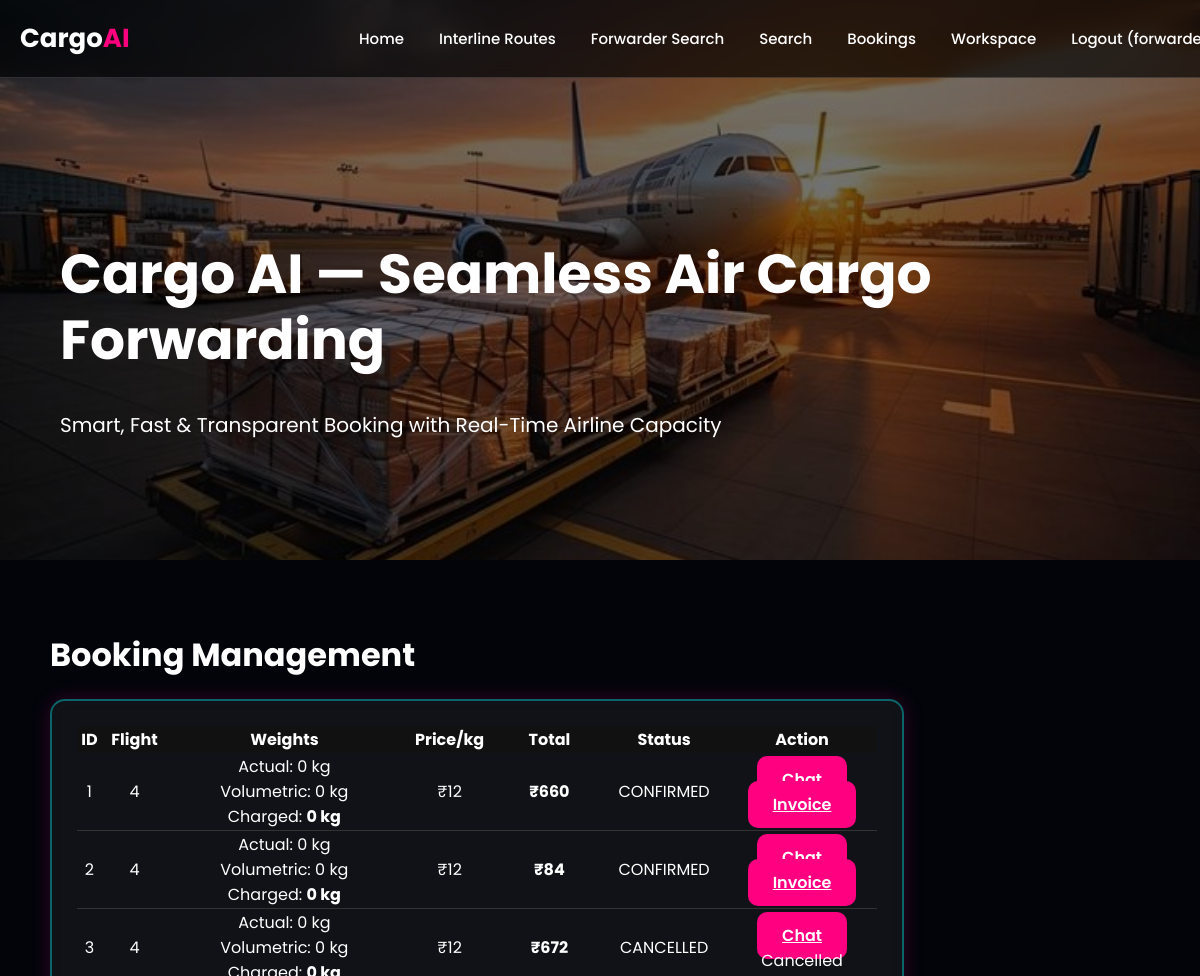
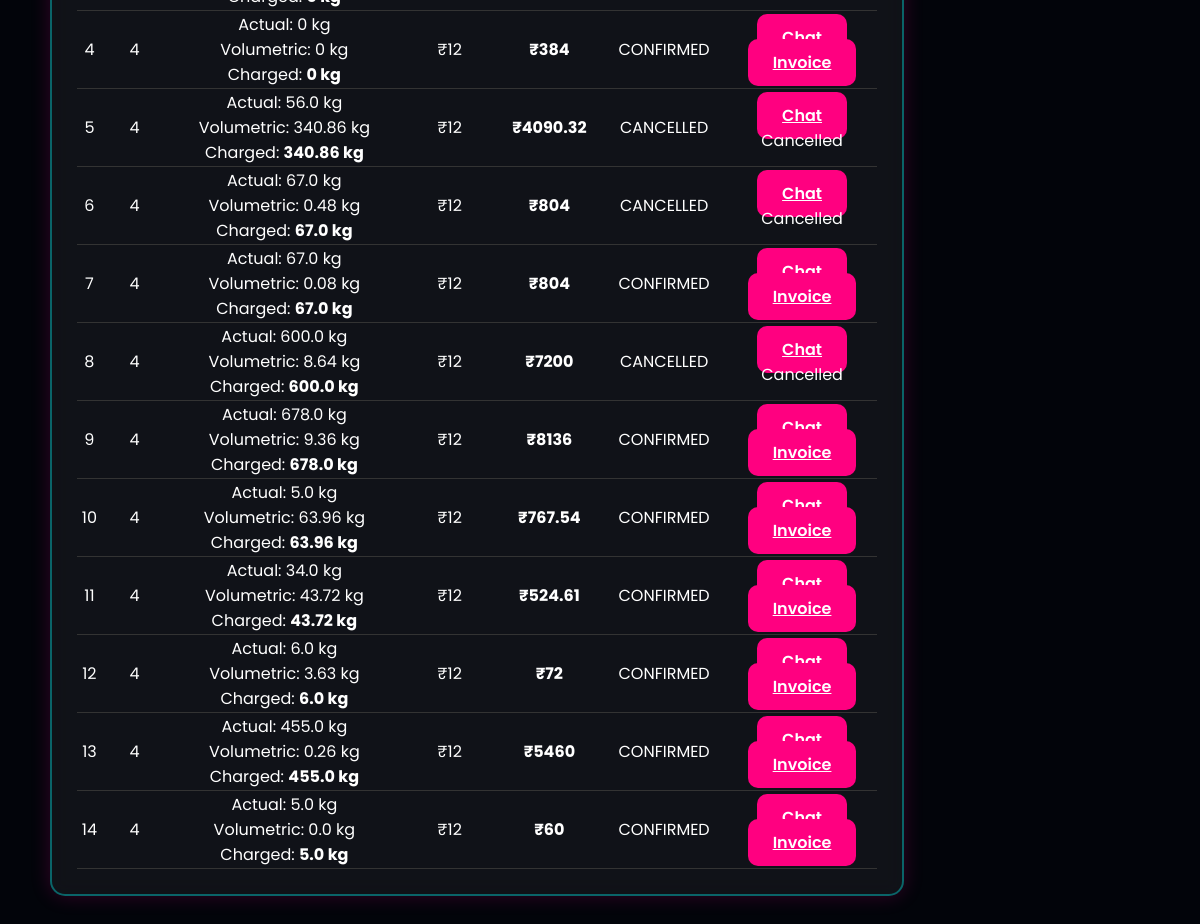
The app's page /bookings (signed in) with its own data (2 pictures, top to bottom).
### tables this page shows
CREATE TABLE bookings (
            id INTEGER PRIMARY KEY AUTOINCREMENT,
            user_id INTEGER,
            flight_id INTEGER,
            weight INTEGER,
            status TEXT,
            expires_at INTEGER,
            price INTEGER,
            total INTEGER,
            payment_status TEXT DEFAULT 'UNPAID'
        , actual_weight REAL, volumetric_weight REAL, chargeable_weight REAL, length REAL, width REAL, height REAL);

### app.py (the view)
@app.route("/bookings")
def bookings_view():
    if not is_logged_in():
        return redirect("/login")
    db = get_db()
    import time
    now = int(time.time())
    expired = db.execute(
        "SELECT * FROM bookings WHERE status='HOLD' AND expires_at < ?",
        (now,)
    ).fetchall()
    for b in expired:
        flight = db.execute("SELECT * FROM flights WHERE id=?", (b["flight_id"],)).fetchone()
        restored = flight["capacity"] + b["weight"]
        db.execute("UPDATE flights SET capacity=? WHERE id=?", (restored, b["flight_id"]))
        db.execute("UPDATE bookings SET status='CANCELLED' WHERE id=?", (b["id"],))
    db.commit()
    bookings = db.execute("SELECT * FROM bookings").fetchall()
    return render_template("booking_management.html", bookings=bookings)

### app.py (called while the page is built)
def is_logged_in():
    return "user_id" in session

### database.py (called while the page is built)
def get_db():
    db = getattr(g, "_database", None)
    if db is None:
        db = g._database = sqlite3.connect(DATABASE)
        db.row_factory = sqlite3.Row
    return db

### templates/booking_management.html
{% extends "base.html" %}
{% block content %}
<h1 class="page-title">Booking Management</h1>
<div class="neon-box">
<table style="width:100%; color:white; border-collapse: collapse;">
    <tr style="background:#111;">
        <th>ID</th>
        <th>Flight</th>
        <th>Weights</th>
        <th>Price/kg</th>
        <th>Total</th>
        <th>Status</th>
        <th>Action</th>
    </tr>
{% for b in bookings %}
<tr style="text-align:center; border-bottom:1px solid #333;">
    <td>{{ b['id'] }}</td>
    <td>{{ b['flight_id'] }}</td>
    <td>
        Actual: {{ b['actual_weight'] or 0 }} kg<br>
        Volumetric: {{ (b['volumetric_weight'] or 0)|round(2) }} kg<br>
        Charged: <b>{{ (b['chargeable_weight'] or 0)|round(2) }} kg</b>
    </td>
    <td>₹{{ b['price'] }}</td>
    <td><b>₹{{ (b['total'] or 0)|round(2) }}</b></td>
    <td>{{ b['status'] }}</td>
    <td>
        <a href="/chat/{{ b['id'] }}" class="neon-btn" style="margin-bottom:5px;">Chat</a>
        <br>
        {% if b['status'] == "CONFIRMED" %}
            <a href="/download_invoice/{{ b['id'] }}" class="neon-btn">Invoice</a>
        {% elif b['status'] == "HOLD" %}
            <form method="POST" action="/confirm_booking">
                <input type="hidden" name="id" value="{{ b['id'] }}">
                <button class="neon-btn">Confirm</button>
            </form>
        {% else %}
            Cancelled
        {% endif %}
    </td>
</tr>
{% endfor %}
</table>
</div>
{% endblock %}

### static/styles.css (style rules this page uses)
body { margin: 0; font-family: "Poppins", sans-serif; background: #0c0c0c; color: #fff; }
body { background: radial-gradient(circle at top, #0a0f24, #000); background-size: 400% 400%; animation: bgMove 12s ease infinite; color: white; font-family: 'Poppins', sans-serif; }
.neon-box { width: 800px; padding: 25px; margin-bottom: 40px; border-radius: 20px; background: rgba(255, 255, 255, 0.04); backdrop-filter: blur(15px); border: 2px solid rgba(0, 255, 255, 0.35); box-shadow: 0 0 20px rgba(0,255,255,0.25), 0 0 40px rgba(255,0,200,0.25); }
body { background: #02040a; color: white; font-family: 'Poppins', sans-serif; margin: 0; padding: 0; }
.neon-box { background: rgba(255,255,255,0.06); border-radius: 15px; padding: 25px; margin-bottom: 25px; backdrop-filter: blur(10px); box-shadow: 0 0 20px rgba(255, 0, 150, 0.2); }
.page-title { font-size: 32px; font-weight: 700; margin-bottom: 20px; }
.neon-btn { background: #ff007f; border: none; padding: 12px 25px; border-radius: 30px; color: white; font-weight: 600; cursor: pointer; transition: 0.3s; }
.neon-btn { background: #ff0080; padding: 12px 25px; color: white; border: none; border-radius: 10px; cursor: pointer; font-size: 16px; font-weight: 600; transition: 0.2s; }

### records on screen
bookings: id "1", flight_id "4", b "0", volumetric_weight "0", chargeable_weight "0", price "12", total "660", status "CONFIRMED"
bookings: id "2", flight_id "4", b "0", volumetric_weight "0", chargeable_weight "0", price "12", total "84", status "CONFIRMED"
bookings: id "3", flight_id "4", b "0", volumetric_weight "0", chargeable_weight "0", price "12", total "672", status "CANCELLED", shows "Cancelled"
bookings: id "4", flight_id "4", b "0", volumetric_weight "0", chargeable_weight "0", price "12", total "384", status "CONFIRMED"
bookings: id "5", flight_id "4", actual_weight "56.0", volumetric_weight "340.86", chargeable_weight "340.86", price "12", total "4090.32", status "CANCELLED", shows "Cancelled"
bookings: id "6", flight_id "4", actual_weight "67.0", volumetric_weight "0.48", chargeable_weight "67.0", price "12", total "804", status "CANCELLED", shows "Cancelled"
bookings: id "7", flight_id "4", actual_weight "67.0", volumetric_weight "0.08", chargeable_weight "67.0", price "12", total "804", status "CONFIRMED"
bookings: id "8", flight_id "4", actual_weight "600.0", volumetric_weight "8.64", chargeable_weight "600.0", price "12", total "7200", status "CANCELLED", shows "Cancelled"
bookings: id "9", flight_id "4", actual_weight "678.0", volumetric_weight "9.36", chargeable_weight "678.0", price "12", total "8136", status "CONFIRMED"
bookings: id "10", flight_id "4", actual_weight "5.0", volumetric_weight "63.96", chargeable_weight "63.96", price "12", total "767.54", status "CONFIRMED"
bookings: id "11", flight_id "4", actual_weight "34.0", volumetric_weight "43.72", chargeable_weight "43.72", price "12", total "524.61", status "CONFIRMED"
bookings: id "12", flight_id "4", actual_weight "6.0", volumetric_weight "3.63", chargeable_weight "6.0", price "12", total "72", status "CONFIRMED"
bookings: id "13", flight_id "4", actual_weight "455.0", volumetric_weight "0.26", chargeable_weight "455.0", price "12", total "5460", status "CONFIRMED"
bookings: id "14", flight_id "4", actual_weight "5.0", volumetric_weight "0.0", chargeable_weight "5.0", price "12", total "60", status "CONFIRMED"
